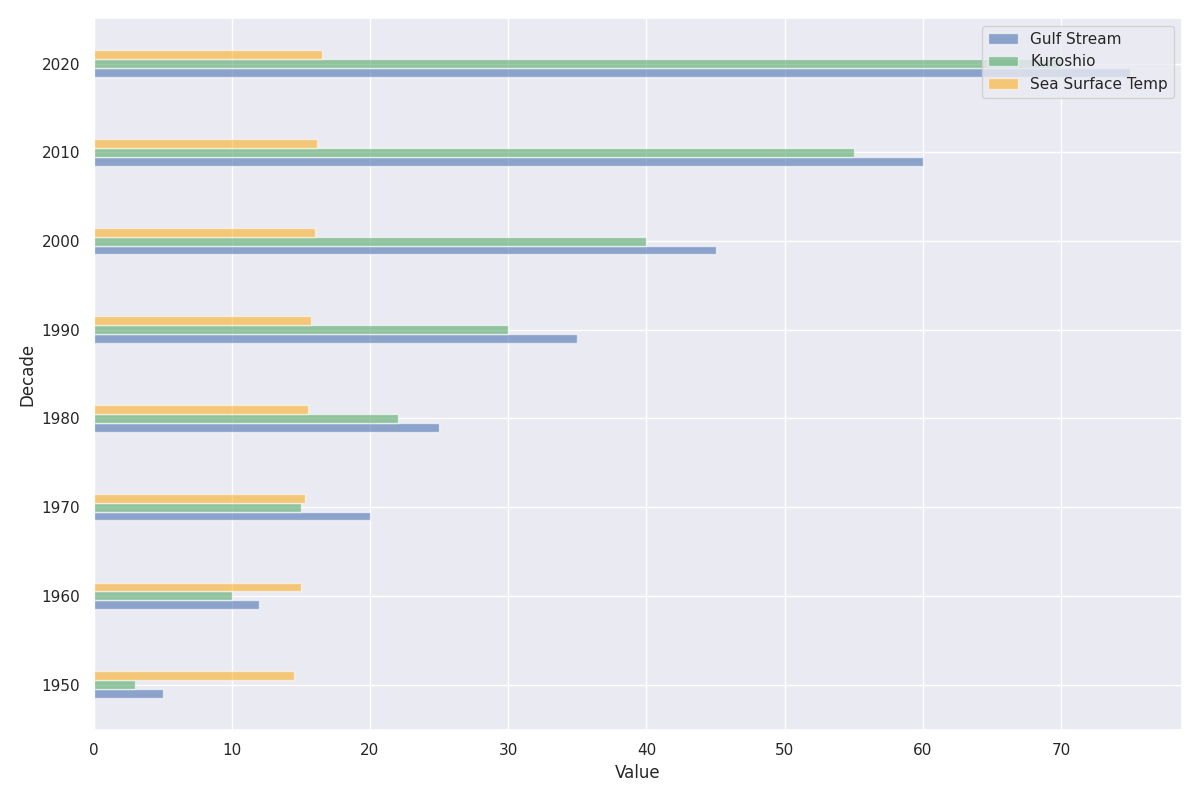

Here is the Python script that generated this plot:
import matplotlib.pyplot as plt
import numpy as np

# Data
decades = np.array([1950, 1960, 1970, 1980, 1990, 2000, 2010, 2020])
gulf_stream = np.array([5, 12, 20, 25, 35, 45, 60, 75])
kuroshio_current = np.array([3, 10, 15, 22, 30, 40, 55, 70])
sea_surface_temp = np.array([14.5, 15.0, 15.3, 15.5, 15.7, 16.0, 16.2, 16.5])

# Plot setup as horizontal bar chart
fig, ax = plt.subplots(figsize=(12, 8))
bar_height = 1.0

# Plot horizontal bars for each dataset
ax.barh(decades - bar_height, gulf_stream, height=bar_height, color='b', alpha=0.6, label='Gulf Stream')
ax.barh(decades, kuroshio_current, height=bar_height, color='g', alpha=0.6, label='Kuroshio')
ax.barh(decades + bar_height, sea_surface_temp, height=bar_height, color='orange', alpha=0.5, label='Sea Surface Temp')

# Labels
ax.set_ylabel('Decade', fontsize=12)
ax.set_xlabel('Value', fontsize=12)

# Legend
ax.legend(loc="upper right")

# Adjust layout
plt.tight_layout()
plt.show()
